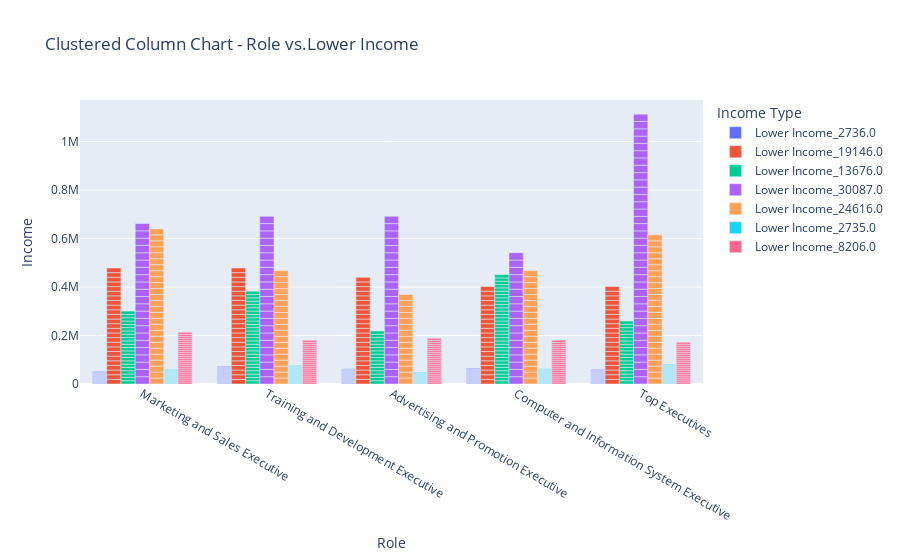

Source (notebook cell):
### Code cell
selected_df = df.loc[:, ['Role', 'Lower Income']]

# Melt the DataFrame to create a long-form DataFrame for Plotly Express
melted_df = selected_df.melt(id_vars='Role', var_name='Income Type', value_name='Income')

# Split 'Lower Income' into separate bars based on income values
melted_df['Income Type'] = melted_df['Income Type'] + '_' + melted_df['Income'].astype(str)

# Create clustered column chart with no separators within bars
clustered_fig = px.bar(melted_df, x='Role', y='Income', color='Income Type',
                        barmode='group', title='Clustered Column Chart - Role vs.Lower Income')


# Show the plot
clustered_fig.show()
